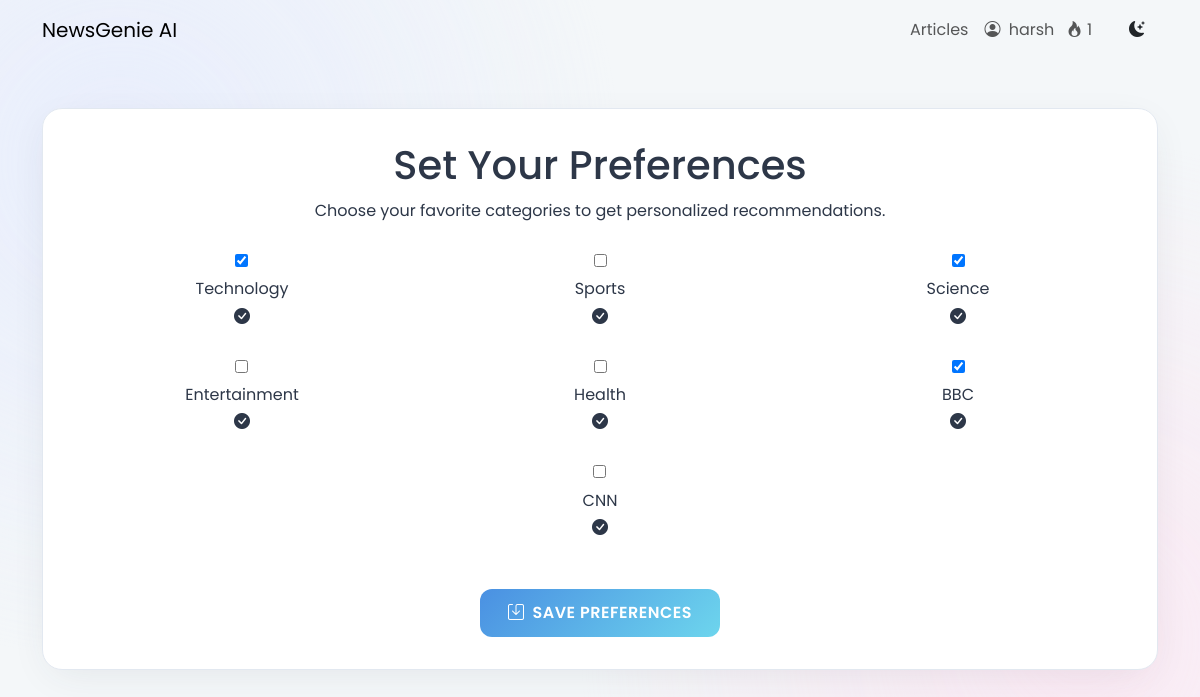
The page /preferences/ (signed in) on the database its author committed.
### users/models.py (models this page shows, shortened)
class Profile(models.Model):
    user = models.OneToOneField(User, on_delete=models.CASCADE)
    streak_count = models.IntegerField(default=0)
    last_login_date = models.DateField(null=True, blank=True)

### news/models.py (models this page shows)
class Category(models.Model):
    name = models.CharField(max_length=100)
    def __str__(self):
        return self.name

### news/views.py (the view)
# urls.py: path('preferences/', views.preference_view, name="preferences"),
@login_required
def preference_view(request):
    user_pref, created = UserPreference.objects.get_or_create(user=request.user)
    if request.method == "POST":
        form = UserPreferenceForm(request.POST, instance=user_pref)
        if form.is_valid():
            form.save()
            return redirect("news:recommendations")
    else:
        form = UserPreferenceForm(instance=user_pref)
    return render(request, "news/user_preference.html", {"form": form})

### news/forms.py
class UserPreferenceForm(forms.ModelForm):
    class Meta:
        model = UserPreference
        fields = ['preferred_categories']
        widgets = {
            'preferred_categories': forms.CheckboxSelectMultiple,
        }

### news/templates/news/user_preference.html (shortened to what this page needs)
{% extends 'news/base.html' %}
{% load static %}
{% block content %}
<div class="user-preferences-container text-center app-card mt-5">
    <div class="page-header-section">
        <h1 class="page-title-heading">Set Your Preferences</h1>
        <p class="page-subtitle-text">Choose your favorite categories to get personalized recommendations.</p>
    </div>
    <form method="post" class="mt-4">
        <div class="preference-grid-container">
            <div class="row g-4 justify-content-center">
                {% for checkbox in form.preferred_categories %}
                <div class="col-6 col-md-4">
                    <label class="preference-card-label" for="{{ checkbox.id_for_label }}">
                        {{ checkbox.tag }}
                        <div class="preference-card">
                            <span class="preference-card-text">{{ checkbox.choice_label }}</span>
                            <div class="checkmark-overlay">
                                <i class="bi bi-check-circle-fill"></i>
                            </div>
                        </div>
                    </label>
                </div>
                {% endfor %}
            </div>
        </div>
        <div class="mt-5">
            <button type="submit" class="btn app-btn primary-btn btn-lg"><i class="bi bi-save me-2"></i> Save Preferences</button>
        </div>
    </form>
</div>
{% endblock %}

### templates/news/base.html (shortened to what this page needs)
{% load static %}
<!DOCTYPE html>
<html lang="en">
<head>
    <link href="https://cdn.jsdelivr.net/npm/bootstrap@5.3.0/dist/css/bootstrap.min.css" rel="stylesheet">
    <link rel="stylesheet" href="https://cdn.jsdelivr.net/npm/bootstrap-icons@1.10.5/font/bootstrap-icons.css">
    <link rel="stylesheet" href="{% static 'css/newsgenie.css' %}">
</head>
<body class="{{ request.COOKIES.theme|default:'light' }}-mode">
    <header class="app-navbar navbar navbar-expand-lg sticky-top">
        <div class="container">
            <a class="navbar-brand navbar-brand-custom" href="{% url 'news:homepage' %}">NewsGenie AI</a>
            <div class="collapse navbar-collapse" id="navbarNav">
                <ul class="navbar-nav ms-auto align-items-center">
                    <li class="nav-item">
                        <a class="nav-link nav-link-custom" href="{% url 'news:article_list' %}">Articles</a>
                    </li>
                    {% if user.is_authenticated %}
                        <li class="nav-item dropdown">
                            <a class="nav-link nav-link-custom dropdown-toggle" href="#" id="navbarDropdown" role="button" data-bs-toggle="dropdown" aria-expanded="false">
                                <i class="bi bi-person-circle me-1"></i>
                                {{ user.username }}
                                <span class="streak-indicator ms-2">
                                    <i class="bi bi-fire"></i> {{ user.profile.streak_count }}
                                </span>
                            </a>
                        </li>
                    {% endif %}
                    <li class="nav-item ms-3">
                        <button id="theme-toggle" class="btn theme-toggle-btn">
                            <i class="bi bi-moon-stars-fill"></i>
                        </button>
                    </li>
                </ul>
            </div>
        </div>
    </header>
    <main class="container my-5 app-content-wrapper">
        {% block content %}{% endblock %}
    </main>
</body>
</html>

### news/static/css/newsgenie.css (style rules this page uses)
:root { --font-heading: 'Montserrat', sans-serif; --font-body: 'Poppins', sans-serif; --light-bg-primary: #f4f7f9; --light-bg-secondary: #ffffff; --light-bg-tertiary: #eef2f5; --light-text-primary: #2d3748; --light-text-secondary: #718096; --light-heading-color: #1a202c; --light-border-color: #e2e8f0; --light-shadow-color: rgba(45, 55, 72, 0.1); --dark-bg-primary: #12121a; --dark-bg-secondary: #1a1a26; --dark-bg-tertiary: #242430; --dark-text-primary: #a9b3c1; --dark-text-secondary: #8a93a2; --dark-heading-color: #e8ecf3; --dark-border-color: #333344; --dark-shadow-color: rgba(0, 0, 0, 0.25); --accent-purple-start: #8360c3; --accent-purple-end: #2ebf91; --accent-blue-start: #4a90e2; --accent-blue-end: #6dd5ed; --accent-pink-start: #d4418e; --accent-pink-end: #0652c5; --accent-red: #e53e3e; --accent-green: #38a169; --accent-yellow: #d69e2e; --gradient-primary: linear-gradient(135deg, var(--accent-purple-start) 0%, var(--accent-purple-end) 100%); --gradient-secondary: linear-gradient(135deg, var(--accent-blue-start) 0%, var(--accent-blue-end) 100%); --gradient-danger: linear-gradient(135deg, var(--accent-pink-start) 0%, var(--accent-pink-end) 100%); --gradient-text: linear-gradient(135deg, #6a11cb 0%, #2575fc 100%); --border-radius-sm: 8px; --border-radius-md: 12px; --border-radius-lg: 20px; --spacing-xs: 4px; --spacing-sm: 8px; --spacing-md: 16px; --spacing-lg: 24px; --spacing-xl: 32px; --spacing-xxl: 48px; --transition-fast: 0.15s ease-in-out; --transition-normal: 0.3s cubic-bezier(0.25, 0.8, 0.25, 1); --transition-slow: 0.5s ease-in-out; --animation-ease: cubic-bezier(0.25, 0.8, 0.25, 1); --animation-duration: 0.3s; }
*, *::before, *::after { box-sizing: border-box; margin: 0; padding: 0; }
html { scroll-behavior: smooth; }
body { font-family: var(--font-body); font-size: 16px; line-height: 1.7; background-color: var(--light-bg-primary); color: var(--light-text-primary); transition: background-color var(--transition-slow), color var(--transition-slow); position: relative; min-height: 100vh; overflow-x: hidden; }
body::before { content: ''; position: fixed; top: 0; left: 0; width: 100%; height: 100%; z-index: -1; pointer-events: none; background: radial-gradient(circle at 10% 20%, #e0e7ff, transparent 40%), radial-gradient(circle at 90% 80%, #ffe0f0, transparent 40%); opacity: 0.6; transition: opacity var(--transition-slow); }
a { color: var(--accent-purple-start); text-decoration: none; transition: color var(--transition-fast); position: relative; overflow: hidden; }
a::after { content: ''; position: absolute; width: 100%; height: 2px; background: var(--accent-purple-end); left: 0; bottom: -5px; transform: scaleX(0); transition: transform var(--animation-duration) var(--animation-ease); }
.app-btn { padding: 12px 28px; font-size: 1rem; font-weight: 600; border-radius: var(--border-radius-md); border: none; cursor: pointer; transition: all var(--transition-normal); text-align: center; display: inline-flex; align-items: center; justify-content: center; text-transform: uppercase; letter-spacing: 0.5px; position: relative; overflow: hidden; z-index: 1; }
.app-btn::after { content: ''; position: absolute; top: 50%; left: 50%; width: 300%; height: 300%; background: rgba(255, 255, 255, 0.2); border-radius: 50%; transform: translate(-50%, -50%) scale(0); transition: transform var(--animation-duration) var(--animation-ease); z-index: -1; }
.app-btn.primary-btn { background: var(--gradient-secondary); color: white; }
.app-card { background-color: var(--light-bg-secondary); border-radius: var(--border-radius-lg); box-shadow: 0 10px 40px -10px var(--light-shadow-color); border: 1px solid var(--light-border-color); transition: transform var(--animation-duration) var(--animation-ease), box-shadow var(--animation-duration), all var(--transition-normal); padding: var(--spacing-xl); }

### rows shown on the page
Category: choice_label "Technology"
Category: choice_label "Sports"
Category: choice_label "Science"
Category: choice_label "Entertainment"
Category: choice_label "Health"
Category: choice_label "BBC"
Category: choice_label "CNN"

### other values the page prints
{{ user.username }} "harsh"
{{ user.profile.streak_count }} "1"
